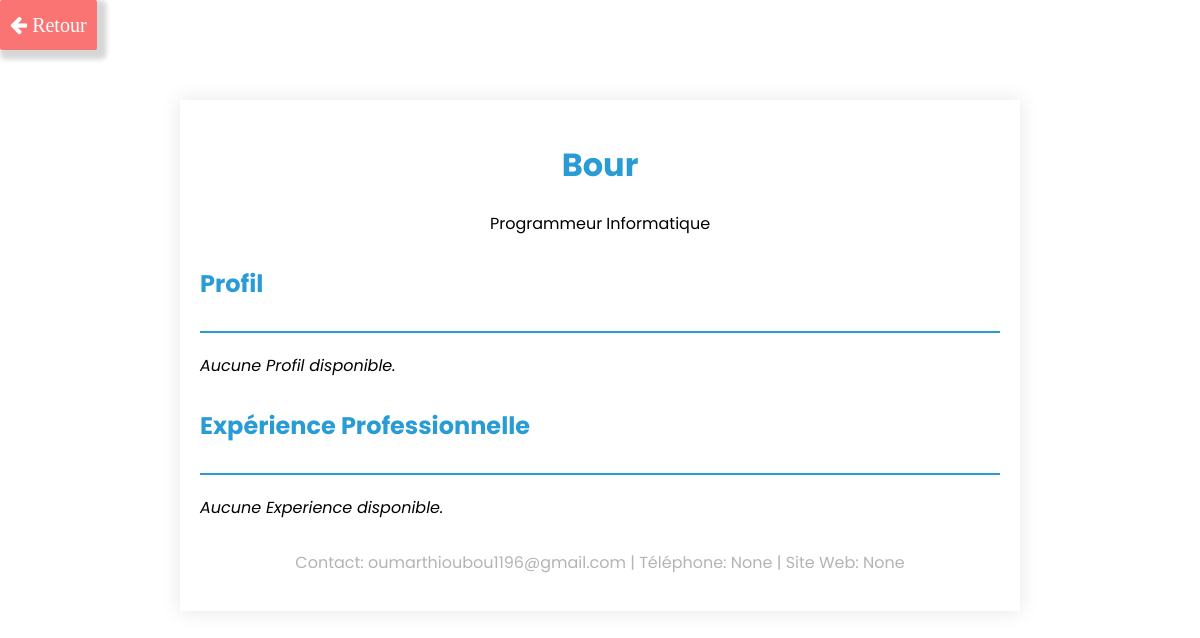
The page /a_propos/2/ on the database as committed earlier.
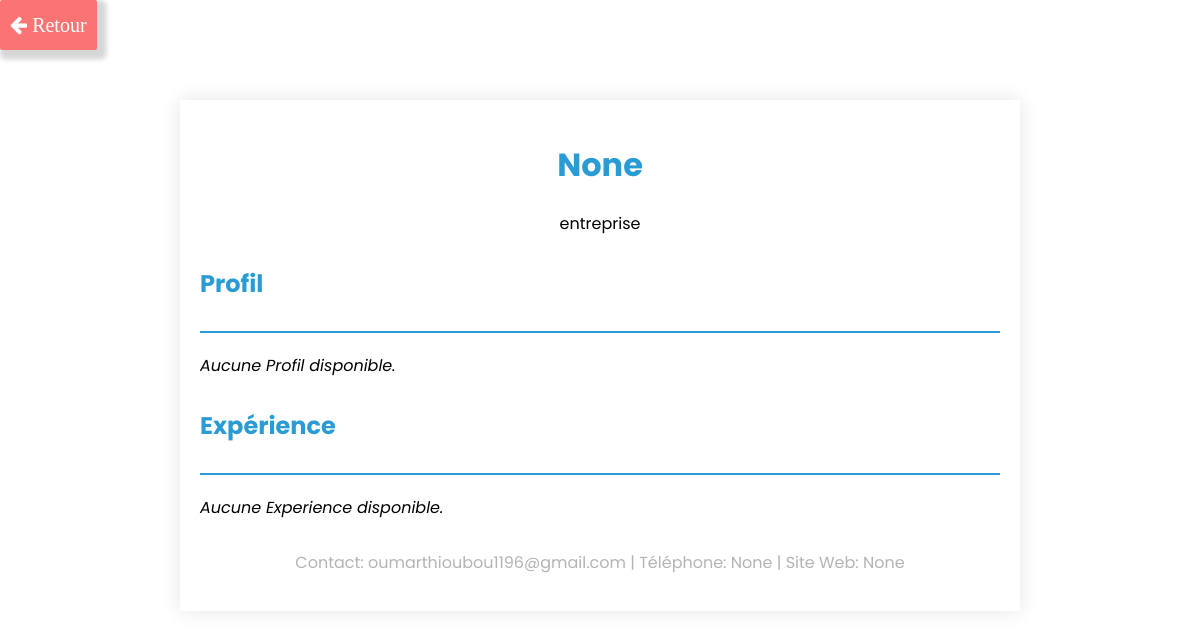
The same page on the database as committed later.
### galsen/models.py (models this page shows, shortened)
class AbstractUser(BaseAbstractUser):
    groups = models.ManyToManyField(Group, related_name='customuser_set', blank=True)
    user_permissions = models.ManyToManyField(Permission, related_name='customuser_set', blank=True)

class CustomUser(AbstractUser):
    LANGUE = [
        ('français', 'Français'),
        ('anglais', 'Anglais'),
        ('spagnol', 'Espagnol'),
        ('italien', 'Italien'),
        ('arabe', 'Arabe'),
    ]
    ROLES = [
        ('admin', 'Admin'),
        ('personnel', 'Personnel(le)'),
        ('ecole', 'Ecole'),
        ('entreprise', 'Entreprise'),
    ]
    profile_image = models.ImageField(upload_to='profile_images/', null=True, blank=True)
    banner_image = models.ImageField(upload_to='banner_images/', null=True, blank=True)
    GENRE = [
        ('homme', 'Homme'),
        ('femme', 'Femme'),
    ]
    SITUATION_MATRIMONIALE = [
        ('celibataire', 'Célibataire'),
        ('marie', 'Marié(e)'),
        ('fiance', 'Fiancé(e)'),
        ('divorce', 'Divorcé(e)'),
    ]
    marque_dispositif = models.CharField(max_length=255, null=True, blank=True)
    metier = models.CharField(max_length=150, null=True, blank=True)
    etablissement = models.CharField(max_length=255, null=True, blank=True)
    pays = models.CharField(max_length=50, null=True, blank=True)
    ville = models.CharField(max_length=50, null=True, blank=True)
    quartier = models.CharField(max_length=50, null=True, blank=True)
    langue = models.CharField(max_length=255, null=True, blank=True)
    birthday = models.DateField(null=True, blank=True)
    indicatif_pays = models.CharField(max_length=15, null=True, blank=True)
    number_phone = models.CharField(max_length=15, null=True, blank=True)
    number_whatsapp = models.CharField(max_length=15, null=True, blank=True)
    number_telegram = models.CharField(max_length=15, null=True, blank=True)
    instagram_link = models.URLField(null=True, blank=True)
    twitter_link = models.URLField(null=True, blank=True)
    youtube_link = models.URLField(null=True, blank=True)
    website_link = models.URLField(null=True, blank=True)
    langue = models.CharField(max_length=255, choices=LANGUE, default='français')
    rôle = models.CharField(max_length=255, choices=ROLES, default='personnel')
    genre = models.CharField(max_length=255, choices=GENRE, default='homme')
    situation_matrimoniale = models.CharField(max_length=20, choices=SITUATION_MATRIMONIALE, default='celibataire')
    followers = models.ManyToManyField('self', symmetrical=False, related_name='following_users', blank=True)

### galsen/views.py (the view)
# urls.py: path('a_propos/<int:user_id>/', views.a_propos_detail, name='a_propos_detail'),
def a_propos_detail(request, user_id):
    user = get_object_or_404(CustomUser, pk=user_id)
    context = {'user': user}
    if user.rôle == 'personnel':
        template_name = 'profils/a_propos_public.html'
        context['profil'] = get_or_none(Profil, user=user)
        context['experience'] = get_or_none(Experience, user=user)
        context['formation'] = get_or_none(Formation, user=user)
    elif user.rôle == 'entreprise':
        template_name = 'profils/a_propos_public.html'
        context['profil'] = get_or_none(Profil, user=user)
        context['experience'] = get_or_none(Experience, user=user)
    elif user.rôle == 'ecole':
        template_name = 'profils/a_propos_public.html'
        context['profil'] = get_or_none(Profil, user=user)
        context['experience'] = get_or_none(Experience, user=user)
        context['formation'] = get_or_none(Formation, user=user)
    else:
        template_name = 'profils/a_propos_public.html'
    return render(request, template_name, context)

### galsen/views.py (called while the page is built)
def get_or_none(model, **kwargs):
    try:
        return model.objects.get(**kwargs)
    except model.DoesNotExist:
        return None

### galsen/templates/profils/a_propos_public.html (shortened to what this page needs)
{% load static %}
<!DOCTYPE html>
<html lang="en">
<head>
    <link rel="stylesheet" href="{% static 'assets/icones/font-awesome/css/font-awesome.css' %}">
    <link rel="stylesheet" href="{% static 'assets/icones/font-awesome/css/font-awesome.min.css' %}">
    <link rel="stylesheet" href="{% static 'assets/ressources/styles/cv.css' %}">
</head>
<body>
<button id="boutonRetour">
    <i class="fa fa-arrow-left" aria-hidden="true"> Retour </i>
</button>
<div class="container">
    <header>
        <div class="header-content">
            {% if user.rôle == "personnel" %}
                    <h1>{{ user.username }}</h1>
                    <p>{{ user.metier }}</p>
                {% else %}
                <h1>{{ user.etablissement }}</h1>
                <p>{{ user.rôle }}</p>
            {% endif %}
        </div>
    </header>
    <section class="profile">
        <div class="section-header">
            <h2>Profil</h2>
        </div>
        {% if profil %}
                <p>{{ profil.description|safe }}</p>
            {% else %}
                <i>Aucune Profil disponible.</i>
        {% endif %}
    </section>
    <section class="experience">
        <div class="section-header">
            {% if user.rôle == "personnel" %}
                    <h2>Expérience Professionnelle</h2>
                {% else %}
                <h2>Expérience</h2>
            {% endif %}
        </div>
        <ul>
            {% if experience %}
                    <li>
                        <h3>{{ experience.title }}</h3>
                        <p>{{ experience.description|safe }}</p>
                    </li>
                {% else %}
                    <i>Aucune Experience disponible.</i>
            {% endif %}
        </ul>
    </section>
    <footer>
        <p>Contact: {{ user.email }} | Téléphone: {{ user.number_phone }} | Site Web: {{ user.website_link }}</p>
    </footer>
</div>
</body>
</html>

Rows that differ between the two databases and show on the page:
changed CustomUser "None": etablissement (not shown) → "None"; rôle (not shown) → "entreprise"; metier "Programmeur Informatique" → (not shown)
changed AbstractUser "oumarthioubou1196@gmail.com": username "Bour" → (not shown)
Other text that changed with them:
text no longer shown: "Expérience Professionnelle"
text now shown: "Expérience"
